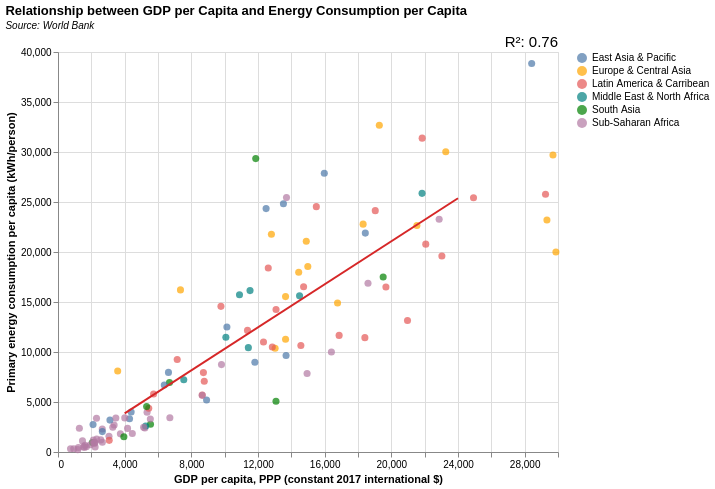

Write the Vega-Lite specification saved for this chart.
### Vega-Lite specification from a JSON file in a GitHub repository (floating-point values rounded to 4 significant figures)
{"$schema": "https://vega.github.io/schema/vega-lite/v5.json", "data": {"values": [{"": "0", "Unnamed: 0": "2", "Country": "Afghanistan", "GDP per capita, PPP (constant 2017 international $)": "2065.036235", "Code": "AFG", "Primary energy consumption per capita (kWh/person)": "945.6453857", "Region": "South Asia"}, {"": "1", "Unnamed: 0": "4", "Country": "Angola", "GDP per capita, PPP (constant 2017 international $)": "6712.021615", "Code": "AGO", "Primary energy consumption per capita (kWh/person)": "3429.592773", "Region": "Sub-Saharan Africa"}, {"": "2", "Unnamed: 0": "5", "Country": "Albania", "GDP per capita, PPP (constant 2017 international $)": "13653.20157", "Code": "ALB", "Primary energy consumption per capita (kWh/person)": "11266.25781", "Region": "Europe & Central Asia"}, {"": "3", "Unnamed: 0": "9", "Country": "Argentina", "GDP per capita, PPP (constant 2017 international $)": "22066.10101", "Code": "ARG", "Primary energy consumption per capita (kWh/person)": "20785.91406", "Region": "Latin America & Carribean"}, {"": "4", "Unnamed: 0": "10", "Country": "Armenia", "GDP per capita, PPP (constant 2017 international $)": "13653.76338", "Code": "ARM", "Primary energy consumption per capita (kWh/person)": "15538.20117", "Region": "Europe & Central Asia"}, {"": "5", "Unnamed: 0": "12", "Country": "Antigua and Barbuda", "GDP per capita, PPP (constant 2017 international $)": "21850.13341", "Code": "ATG", "Primary energy consumption per capita (kWh/person)": "31384.86328", "Region": "Latin America & Carribean"}, {"": "6", "Unnamed: 0": "15", "Country": "Azerbaijan", "GDP per capita, PPP (constant 2017 international $)": "14442.04087", "Code": "AZE", "Primary energy consumption per capita (kWh/person)": "17979.77148", "Region": "Europe & Central Asia"}, {"": "7", "Unnamed: 0": "16", "Country": "Burundi", "GDP per capita, PPP (constant 2017 international $)": "751.4434047", "Code": "BDI", "Primary energy consumption per capita (kWh/person)": "318.7487488", "Region": "Sub-Saharan Africa"}, {"": "8", "Unnamed: 0": "18", "Country": "Benin", "GDP per capita, PPP (constant 2017 international $)": "3287.309538", "Code": "BEN", "Primary energy consumption per capita (kWh/person)": "2482.886475", "Region": "Sub-Saharan Africa"}, {"": "9", "Unnamed: 0": "19", "Country": "Burkina Faso", "GDP per capita, PPP (constant 2017 international $)": "2175.50468", "Code": "BFA", "Primary energy consumption per capita (kWh/person)": "946.6964722", "Region": "Sub-Saharan Africa"}, {"": "10", "Unnamed: 0": "20", "Country": "Bangladesh", "GDP per capita, PPP (constant 2017 international $)": "5550.032778", "Code": "BGD", "Primary energy consumption per capita (kWh/person)": "2775.810303", "Region": "South Asia"}, {"": "11", "Unnamed: 0": "21", "Country": "Bulgaria", "GDP per capita, PPP (constant 2017 international $)": "23265.87692", "Code": "BGR", "Primary energy consumption per capita (kWh/person)": "30017.48633", "Region": "Europe & Central Asia"}, {"": "12", "Unnamed: 0": "24", "Country": "Bosnia and Herzegovina", "GDP per capita, PPP (constant 2017 international $)": "14896.79651", "Code": "BIH", "Primary energy consumption per capita (kWh/person)": "21068.46484", "Region": "Europe & Central Asia"}, {"": "13", "Unnamed: 0": "25", "Country": "Belarus", "GDP per capita, PPP (constant 2017 international $)": "19279.20925", "Code": "BLR", "Primary energy consumption per capita (kWh/person)": "32671.71484", "Region": "Europe & Central Asia"}, {"": "14", "Unnamed: 0": "26", "Country": "Belize", "GDP per capita, PPP (constant 2017 international $)": "7152.657414", "Code": "BLZ", "Primary energy consumption per capita (kWh/person)": "9246.844727", "Region": "Latin America & Carribean"}, {"": "15", "Unnamed: 0": "28", "Country": "Bolivia", "GDP per capita, PPP (constant 2017 international $)": "8724.474187", "Code": "BOL", "Primary energy consumption per capita (kWh/person)": "7940.383301", "Region": "Latin America & Carribean"}, {"": "16", "Unnamed: 0": "29", "Country": "Brazil", "GDP per capita, PPP (constant 2017 international $)": "14736.15606", "Code": "BRA", "Primary energy consumption per capita (kWh/person)": "16525.10938", "Region": "Latin America & Carribean"}, {"": "17", "Unnamed: 0": "30", "Country": "Barbados", "GDP per capita, PPP (constant 2017 international $)": "15499.80821", "Code": "BRB", "Primary energy consumption per capita (kWh/person)": "24536.79297", "Region": "Latin America & Carribean"}, {"": "18", "Unnamed: 0": "32", "Country": "Bhutan", "GDP per capita, PPP (constant 2017 international $)": "11864.76625", "Code": "BTN", "Primary energy consumption per capita (kWh/person)": "29338.07617", "Region": "South Asia"}, {"": "19", "Unnamed: 0": "33", "Country": "Botswana", "GDP per capita, PPP (constant 2017 international $)": "16404.44491", "Code": "BWA", "Primary energy consumption per capita (kWh/person)": "9992.323242", "Region": "Sub-Saharan Africa"}, {"": "20", "Unnamed: 0": "34", "Country": "Central African Republic", "GDP per capita, PPP (constant 2017 international $)": "946.0596566", "Code": "CAF", "Primary energy consumption per capita (kWh/person)": "328.4351196", "Region": "Sub-Saharan Africa"}, {"": "21", "Unnamed: 0": "39", "Country": "Chile", "GDP per capita, PPP (constant 2017 international $)": "24931.12188", "Code": "CHL", "Primary energy consumption per capita (kWh/person)": "25430.22656", "Region": "Latin America & Carribean"}, {"": "22", "Unnamed: 0": "40", "Country": "China", "GDP per capita, PPP (constant 2017 international $)": "15977.76383", "Code": "CHN", "Primary energy consumption per capita (kWh/person)": "27883.20898", "Region": "East Asia & Pacific"}, {"": "23", "Unnamed: 0": "41", "Country": "Cote d'Ivoire", "GDP per capita, PPP (constant 2017 international $)": "5212.554021", "Code": "CIV", "Primary energy consumption per capita (kWh/person)": "2410.60791", "Region": "Sub-Saharan Africa"}, {"": "24", "Unnamed: 0": "42", "Country": "Cameroon", "GDP per capita, PPP (constant 2017 international $)": "3742.856779", "Code": "CMR", "Primary energy consumption per capita (kWh/person)": "1814.028931", "Region": "Sub-Saharan Africa"}, {"": "25", "Unnamed: 0": "45", "Country": "Colombia", "GDP per capita, PPP (constant 2017 international $)": "14571.99095", "Code": "COL", "Primary energy consumption per capita (kWh/person)": "10647.37402", "Region": "Latin America & Carribean"}, {"": "26", "Unnamed: 0": "46", "Country": "Comoros", "GDP per capita, PPP (constant 2017 international $)": "3058.980105", "Code": "COM", "Primary energy consumption per capita (kWh/person)": "1567.063477", "Region": "Sub-Saharan Africa"}, {"": "27", "Unnamed: 0": "48", "Country": "Costa Rica", "GDP per capita, PPP (constant 2017 international $)": "20970.54415", "Code": "CRI", "Primary energy consumption per capita (kWh/person)": "13158.58984", "Region": "Latin America & Carribean"}, {"": "28", "Unnamed: 0": "56", "Country": "Djibouti", "GDP per capita, PPP (constant 2017 international $)": "5260.015344", "Code": "DJI", "Primary energy consumption per capita (kWh/person)": "2598.322998", "Region": "Middle East & North Africa"}, {"": "29", "Unnamed: 0": "57", "Country": "Dominica", "GDP per capita, PPP (constant 2017 international $)": "12329.82527", "Code": "DMA", "Primary energy consumption per capita (kWh/person)": "10994.0791", "Region": "Latin America & Carribean"}, {"": "30", "Unnamed: 0": "59", "Country": "Dominican Republic", "GDP per capita, PPP (constant 2017 international $)": "18412.89999", "Code": "DOM", "Primary energy consumption per capita (kWh/person)": "11434.63477", "Region": "Latin America & Carribean"}, {"": "31", "Unnamed: 0": "60", "Country": "Algeria", "GDP per capita, PPP (constant 2017 international $)": "11521.98421", "Code": "DZA", "Primary energy consumption per capita (kWh/person)": "16140.19629", "Region": "Middle East & North Africa"}, {"": "32", "Unnamed: 0": "66", "Country": "Ecuador", "GDP per capita, PPP (constant 2017 international $)": "11370.6033", "Code": "ECU", "Primary energy consumption per capita (kWh/person)": "12162.4834", "Region": "Latin America & Carribean"}, {"": "33", "Unnamed: 0": "72", "Country": "Ethiopia", "GDP per capita, PPP (constant 2017 international $)": "2221.404665", "Code": "ETH", "Primary energy consumption per capita (kWh/person)": "943.6289673", "Region": "Sub-Saharan Africa"}, {"": "34", "Unnamed: 0": "76", "Country": "Fiji", "GDP per capita, PPP (constant 2017 international $)": "13684.29169", "Code": "FJI", "Primary energy consumption per capita (kWh/person)": "9642.426758", "Region": "East Asia & Pacific"}, {"": "35", "Unnamed: 0": "80", "Country": "Gabon", "GDP per capita, PPP (constant 2017 international $)": "14945.85929", "Code": "GAB", "Primary energy consumption per capita (kWh/person)": "7848.57666", "Region": "Sub-Saharan Africa"}, {"": "36", "Unnamed: 0": "82", "Country": "Georgia", "GDP per capita, PPP (constant 2017 international $)": "14989.25816", "Code": "GEO", "Primary energy consumption per capita (kWh/person)": "18547.29688", "Region": "Europe & Central Asia"}, {"": "37", "Unnamed: 0": "83", "Country": "Ghana", "GDP per capita, PPP (constant 2017 international $)": "5540.045627", "Code": "GHA", "Primary energy consumption per capita (kWh/person)": "3294.342529", "Region": "Sub-Saharan Africa"}, {"": "38", "Unnamed: 0": "85", "Country": "Guinea", "GDP per capita, PPP (constant 2017 international $)": "2566.322989", "Code": "GIN", "Primary energy consumption per capita (kWh/person)": "1211.761719", "Region": "Sub-Saharan Africa"}, {"": "39", "Unnamed: 0": "87", "Country": "Guinea-Bissau", "GDP per capita, PPP (constant 2017 international $)": "1939.28951", "Code": "GNB", "Primary energy consumption per capita (kWh/person)": "721.2616577", "Region": "Sub-Saharan Africa"}, {"": "40", "Unnamed: 0": "88", "Country": "Equatorial Guinea", "GDP per capita, PPP (constant 2017 international $)": "18600.39178", "Code": "GNQ", "Primary energy consumption per capita (kWh/person)": "16879.89844", "Region": "Sub-Saharan Africa"}, {"": "41", "Unnamed: 0": "89", "Country": "Greece", "GDP per capita, PPP (constant 2017 international $)": "29698.03048", "Code": "GRC", "Primary energy consumption per capita (kWh/person)": "29698.73828", "Region": "Europe & Central Asia"}, {"": "42", "Unnamed: 0": "90", "Country": "Grenada", "GDP per capita, PPP (constant 2017 international $)": "16867.57213", "Code": "GRD", "Primary energy consumption per capita (kWh/person)": "11660.63379", "Region": "Latin America & Carribean"}, {"": "43", "Unnamed: 0": "92", "Country": "Guatemala", "GDP per capita, PPP (constant 2017 international $)": "8653.308195", "Code": "GTM", "Primary energy consumption per capita (kWh/person)": "5688.776855", "Region": "Latin America & Carribean"}, {"": "44", "Unnamed: 0": "94", "Country": "Guyana", "GDP per capita, PPP (constant 2017 international $)": "13082.18148", "Code": "GUY", "Primary energy consumption per capita (kWh/person)": "14245.79785", "Region": "Latin America & Carribean"}, {"": "45", "Unnamed: 0": "97", "Country": "Honduras", "GDP per capita, PPP (constant 2017 international $)": "5736.181633", "Code": "HND", "Primary energy consumption per capita (kWh/person)": "5802.885254", "Region": "Latin America & Carribean"}, {"": "46", "Unnamed: 0": "99", "Country": "Croatia", "GDP per capita, PPP (constant 2017 international $)": "29336.08545", "Code": "HRV", "Primary energy consumption per capita (kWh/person)": "23197.64648", "Region": "Europe & Central Asia"}, {"": "47", "Unnamed: 0": "100", "Country": "Haiti", "GDP per capita, PPP (constant 2017 international $)": "3073.32914", "Code": "HTI", "Primary energy consumption per capita (kWh/person)": "1163.586426", "Region": "Latin America & Carribean"}, {"": "48", "Unnamed: 0": "106", "Country": "Indonesia", "GDP per capita, PPP (constant 2017 international $)": "11812.10243", "Code": "IDN", "Primary energy consumption per capita (kWh/person)": "8977.151367", "Region": "East Asia & Pacific"}, {"": "49", "Unnamed: 0": "109", "Country": "India", "GDP per capita, PPP (constant 2017 international $)": "6689.365354", "Code": "IND", "Primary energy consumption per capita (kWh/person)": "6941.969727", "Region": "South Asia"}, {"": "50", "Unnamed: 0": "113", "Country": "Iraq", "GDP per capita, PPP (constant 2017 international $)": "10889.8025", "Code": "IRQ", "Primary energy consumption per capita (kWh/person)": "15723.45215", "Region": "Middle East & North Africa"}, {"": "51", "Unnamed: 0": "117", "Country": "Jamaica", "GDP per capita, PPP (constant 2017 international $)": "9777.005686", "Code": "JAM", "Primary energy consumption per capita (kWh/person)": "14562.76367", "Region": "Latin America & Carribean"}, {"": "52", "Unnamed: 0": "118", "Country": "Jordan", "GDP per capita, PPP (constant 2017 international $)": "10071.37989", "Code": "JOR", "Primary energy consumption per capita (kWh/person)": "11483.71875", "Region": "Middle East & North Africa"}, {"": "53", "Unnamed: 0": "121", "Country": "Kenya", "GDP per capita, PPP (constant 2017 international $)": "4459.210605", "Code": "KEN", "Primary energy consumption per capita (kWh/person)": "1849.1698", "Region": "Sub-Saharan Africa"}, {"": "54", "Unnamed: 0": "123", "Country": "Cambodia", "GDP per capita, PPP (constant 2017 international $)": "4388.800909", "Code": "KHM", "Primary energy consumption per capita (kWh/person)": "3994.236816", "Region": "East Asia & Pacific"}, {"": "55", "Unnamed: 0": "124", "Country": "Kiribati", "GDP per capita, PPP (constant 2017 international $)": "2102.782035", "Code": "KIR", "Primary energy consumption per capita (kWh/person)": "2738.874268", "Region": "East Asia & Pacific"}, {"": "56", "Unnamed: 0": "130", "Country": "Lebanon", "GDP per capita, PPP (constant 2017 international $)": "14493.37237", "Code": "LBN", "Primary energy consumption per capita (kWh/person)": "15613.75", "Region": "Middle East & North Africa"}, {"": "57", "Unnamed: 0": "131", "Country": "Liberia", "GDP per capita, PPP (constant 2017 international $)": "1469.763959", "Code": "LBR", "Primary energy consumption per capita (kWh/person)": "1111.514282", "Region": "Sub-Saharan Africa"}, {"": "58", "Unnamed: 0": "132", "Country": "Libya", "GDP per capita, PPP (constant 2017 international $)": "21842.61925", "Code": "LBY", "Primary energy consumption per capita (kWh/person)": "25863.94727", "Region": "Middle East & North Africa"}, {"": "59", "Unnamed: 0": "138", "Country": "Sri Lanka", "GDP per capita, PPP (constant 2017 international $)": "13079.53863", "Code": "LKA", "Primary energy consumption per capita (kWh/person)": "5072.591309", "Region": "South Asia"}, {"": "60", "Unnamed: 0": "141", "Country": "Lesotho", "GDP per capita, PPP (constant 2017 international $)": "2656.115855", "Code": "LSO", "Primary energy consumption per capita (kWh/person)": "2292.675537", "Region": "Sub-Saharan Africa"}, {"": "61", "Unnamed: 0": "148", "Country": "Morocco", "GDP per capita, PPP (constant 2017 international $)": "7546.754883", "Code": "MAR", "Primary energy consumption per capita (kWh/person)": "7223.973145", "Region": "Middle East & North Africa"}, {"": "62", "Unnamed: 0": "150", "Country": "Moldova", "GDP per capita, PPP (constant 2017 international $)": "13026.51597", "Code": "MDA", "Primary energy consumption per capita (kWh/person)": "10373.6875", "Region": "Europe & Central Asia"}, {"": "63", "Unnamed: 0": "151", "Country": "Madagascar", "GDP per capita, PPP (constant 2017 international $)": "1618.532561", "Code": "MDG", "Primary energy consumption per capita (kWh/person)": "676.539917", "Region": "Sub-Saharan Africa"}, {"": "64", "Unnamed: 0": "152", "Country": "Maldives", "GDP per capita, PPP (constant 2017 international $)": "19510.49184", "Code": "MDV", "Primary energy consumption per capita (kWh/person)": "17493.39063", "Region": "South Asia"}, {"": "65", "Unnamed: 0": "154", "Country": "Mexico", "GDP per capita, PPP (constant 2017 international $)": "19675.44067", "Code": "MEX", "Primary energy consumption per capita (kWh/person)": "16507.16992", "Region": "Latin America & Carribean"}, {"": "66", "Unnamed: 0": "157", "Country": "North Macedonia", "GDP per capita, PPP (constant 2017 international $)": "16773.04057", "Code": "MKD", "Primary energy consumption per capita (kWh/person)": "14905.75977", "Region": "Europe & Central Asia"}, {"": "67", "Unnamed: 0": "158", "Country": "Mali", "GDP per capita, PPP (constant 2017 international $)": "2321.702199", "Code": "MLI", "Primary energy consumption per capita (kWh/person)": "1289.118286", "Region": "Sub-Saharan Africa"}, {"": "68", "Unnamed: 0": "162", "Country": "Montenegro", "GDP per capita, PPP (constant 2017 international $)": "21533.93209", "Code": "MNE", "Primary energy consumption per capita (kWh/person)": "22650.16797", "Region": "Europe & Central Asia"}, {"": "69", "Unnamed: 0": "163", "Country": "Mongolia", "GDP per capita, PPP (constant 2017 international $)": "12486.07746", "Code": "MNG", "Primary energy consumption per capita (kWh/person)": "24337.97266", "Region": "East Asia & Pacific"}, {"": "70", "Unnamed: 0": "165", "Country": "Mozambique", "GDP per capita, PPP (constant 2017 international $)": "1281.780014", "Code": "MOZ", "Primary energy consumption per capita (kWh/person)": "2377.498047", "Region": "Sub-Saharan Africa"}, {"": "71", "Unnamed: 0": "166", "Country": "Mauritania", "GDP per capita, PPP (constant 2017 international $)": "5343.997921", "Code": "MRT", "Primary energy consumption per capita (kWh/person)": "3976.341797", "Region": "Sub-Saharan Africa"}, {"": "72", "Unnamed: 0": "167", "Country": "Mauritius", "GDP per capita, PPP (constant 2017 international $)": "22869.75631", "Code": "MUS", "Primary energy consumption per capita (kWh/person)": "23277.91797", "Region": "Sub-Saharan Africa"}, {"": "73", "Unnamed: 0": "168", "Country": "Malawi", "GDP per capita, PPP (constant 2017 international $)": "1537.141177", "Code": "MWI", "Primary energy consumption per capita (kWh/person)": "530.1196899", "Region": "Sub-Saharan Africa"}, {"": "74", "Unnamed: 0": "169", "Country": "Malaysia", "GDP per capita, PPP (constant 2017 international $)": "28421.46248", "Code": "MYS", "Primary energy consumption per capita (kWh/person)": "38858.89063", "Region": "East Asia & Pacific"}, {"": "75", "Unnamed: 0": "171", "Country": "Namibia", "GDP per capita, PPP (constant 2017 international $)": "9809.218482", "Code": "NAM", "Primary energy consumption per capita (kWh/person)": "8737.738281", "Region": "Sub-Saharan Africa"}, {"": "76", "Unnamed: 0": "173", "Country": "Niger", "GDP per capita, PPP (constant 2017 international $)": "1224.375135", "Code": "NER", "Primary energy consumption per capita (kWh/person)": "451.224884", "Region": "Sub-Saharan Africa"}, {"": "77", "Unnamed: 0": "174", "Country": "Nigeria", "GDP per capita, PPP (constant 2017 international $)": "5135.499469", "Code": "NGA", "Primary energy consumption per capita (kWh/person)": "2481.222412", "Region": "Sub-Saharan Africa"}, {"": "78", "Unnamed: 0": "175", "Country": "Nicaragua", "GDP per capita, PPP (constant 2017 international $)": "5445.729533", "Code": "NIC", "Primary energy consumption per capita (kWh/person)": "4371.559082", "Region": "Latin America & Carribean"}, {"": "79", "Unnamed: 0": "178", "Country": "Nepal", "GDP per capita, PPP (constant 2017 international $)": "3952.760349", "Code": "NPL", "Primary energy consumption per capita (kWh/person)": "1529.663818", "Region": "South Asia"}, {"": "80", "Unnamed: 0": "179", "Country": "Nauru", "GDP per capita, PPP (constant 2017 international $)": "13525.77285", "Code": "NRU", "Primary energy consumption per capita (kWh/person)": "24818.05273", "Region": "East Asia & Pacific"}, {"": "81", "Unnamed: 0": "184", "Country": "Pakistan", "GDP per capita, PPP (constant 2017 international $)": "5317.774364", "Code": "PAK", "Primary energy consumption per capita (kWh/person)": "4541.509766", "Region": "South Asia"}, {"": "82", "Unnamed: 0": "186", "Country": "Peru", "GDP per capita, PPP (constant 2017 international $)": "12858.3263", "Code": "PER", "Primary energy consumption per capita (kWh/person)": "10507.8457", "Region": "Latin America & Carribean"}, {"": "83", "Unnamed: 0": "187", "Country": "Philippines", "GDP per capita, PPP (constant 2017 international $)": "8914.723798", "Code": "PHL", "Primary energy consumption per capita (kWh/person)": "5204.539063", "Region": "East Asia & Pacific"}, {"": "84", "Unnamed: 0": "189", "Country": "Papua New Guinea", "GDP per capita, PPP (constant 2017 international $)": "4292.609429", "Code": "PNG", "Primary energy consumption per capita (kWh/person)": "3316.351318", "Region": "East Asia & Pacific"}, {"": "85", "Unnamed: 0": "195", "Country": "Paraguay", "GDP per capita, PPP (constant 2017 international $)": "12615.52865", "Code": "PRY", "Primary energy consumption per capita (kWh/person)": "18397.52148", "Region": "Latin America & Carribean"}, {"": "86", "Unnamed: 0": "201", "Country": "Romania", "GDP per capita, PPP (constant 2017 international $)": "29875.06277", "Code": "ROU", "Primary energy consumption per capita (kWh/person)": "20002.61523", "Region": "Europe & Central Asia"}, {"": "87", "Unnamed: 0": "203", "Country": "Rwanda", "GDP per capita, PPP (constant 2017 international $)": "2227.515571", "Code": "RWA", "Primary energy consumption per capita (kWh/person)": "499.5462341", "Region": "Sub-Saharan Africa"}, {"": "88", "Unnamed: 0": "206", "Country": "Sudan", "GDP per capita, PPP (constant 2017 international $)": "4173.566406", "Code": "SDN", "Primary energy consumption per capita (kWh/person)": "2359.674072", "Region": "Sub-Saharan Africa"}, {"": "89", "Unnamed: 0": "207", "Country": "Senegal", "GDP per capita, PPP (constant 2017 international $)": "3368.262274", "Code": "SEN", "Primary energy consumption per capita (kWh/person)": "2703.498535", "Region": "Sub-Saharan Africa"}, {"": "90", "Unnamed: 0": "209", "Country": "Solomon Islands", "GDP per capita, PPP (constant 2017 international $)": "2660.514892", "Code": "SLB", "Primary energy consumption per capita (kWh/person)": "2038.201538", "Region": "East Asia & Pacific"}, {"": "91", "Unnamed: 0": "210", "Country": "Sierra Leone", "GDP per capita, PPP (constant 2017 international $)": "1705.191452", "Code": "SLE", "Primary energy consumption per capita (kWh/person)": "528.336731", "Region": "Sub-Saharan Africa"}, {"": "92", "Unnamed: 0": "211", "Country": "El Salvador", "GDP per capita, PPP (constant 2017 international $)": "8776.119516", "Code": "SLV", "Primary energy consumption per capita (kWh/person)": "7069.96582", "Region": "Latin America & Carribean"}, {"": "93", "Unnamed: 0": "213", "Country": "Somalia", "GDP per capita, PPP (constant 2017 international $)": "1186.450871", "Code": "SOM", "Primary energy consumption per capita (kWh/person)": "235.5066681", "Region": "Sub-Saharan Africa"}, {"": "94", "Unnamed: 0": "214", "Country": "Serbia", "GDP per capita, PPP (constant 2017 international $)": "18306.78524", "Code": "SRB", "Primary energy consumption per capita (kWh/person)": "22784.41602", "Region": "Europe & Central Asia"}, {"": "95", "Unnamed: 0": "219", "Country": "Sao Tome and Principe", "GDP per capita, PPP (constant 2017 international $)": "4005.341623", "Code": "STP", "Primary energy consumption per capita (kWh/person)": "3411.550781", "Region": "Sub-Saharan Africa"}, {"": "96", "Unnamed: 0": "220", "Country": "Suriname", "GDP per capita, PPP (constant 2017 international $)": "19036.74504", "Code": "SUR", "Primary energy consumption per capita (kWh/person)": "24136.25586", "Region": "Latin America & Carribean"}, {"": "97", "Unnamed: 0": "224", "Country": "Eswatini", "GDP per capita, PPP (constant 2017 international $)": "8652.922717", "Code": "SWZ", "Primary energy consumption per capita (kWh/person)": "5678.396484", "Region": "Sub-Saharan Africa"}, {"": "98", "Unnamed: 0": "228", "Country": "Turks and Caicos Islands", "GDP per capita, PPP (constant 2017 international $)": "29251.07773", "Code": "TCA", "Primary energy consumption per capita (kWh/person)": "25774.60742", "Region": "Latin America & Carribean"}, {"": "99", "Unnamed: 0": "229", "Country": "Chad", "GDP per capita, PPP (constant 2017 international $)": "1579.626101", "Code": "TCD", "Primary energy consumption per capita (kWh/person)": "461.7154236", "Region": "Sub-Saharan Africa"}, {"": "100", "Unnamed: 0": "232", "Country": "Togo", "GDP per capita, PPP (constant 2017 international $)": "2121.899918", "Code": "TGO", "Primary energy consumption per capita (kWh/person)": "1205.38501", "Region": "Sub-Saharan Africa"}, {"": "101", "Unnamed: 0": "233", "Country": "Thailand", "GDP per capita, PPP (constant 2017 international $)": "18438.64738", "Code": "THA", "Primary energy consumption per capita (kWh/person)": "21887.79492", "Region": "East Asia & Pacific"}, {"": "102", "Unnamed: 0": "234", "Country": "Tajikistan", "GDP per capita, PPP (constant 2017 international $)": "3581.409187", "Code": "TJK", "Primary energy consumption per capita (kWh/person)": "8101.675781", "Region": "Europe & Central Asia"}, {"": "103", "Unnamed: 0": "239", "Country": "Tonga", "GDP per capita, PPP (constant 2017 international $)": "6377.35552", "Code": "TON", "Primary energy consumption per capita (kWh/person)": "6694.15332", "Region": "East Asia & Pacific"}, {"": "104", "Unnamed: 0": "243", "Country": "Tunisia", "GDP per capita, PPP (constant 2017 international $)": "11420.84973", "Code": "TUN", "Primary energy consumption per capita (kWh/person)": "10435.09375", "Region": "Middle East & North Africa"}, {"": "105", "Unnamed: 0": "246", "Country": "Tanzania", "GDP per capita, PPP (constant 2017 international $)": "2660.637451", "Code": "TZA", "Primary energy consumption per capita (kWh/person)": "977.6470337", "Region": "Sub-Saharan Africa"}, {"": "106", "Unnamed: 0": "247", "Country": "Uganda", "GDP per capita, PPP (constant 2017 international $)": "2182.899761", "Code": "UGA", "Primary energy consumption per capita (kWh/person)": "862.4026489", "Region": "Sub-Saharan Africa"}, {"": "107", "Unnamed: 0": "248", "Country": "Ukraine", "GDP per capita, PPP (constant 2017 international $)": "12804.95508", "Code": "UKR", "Primary energy consumption per capita (kWh/person)": "21768.2168", "Region": "Europe & Central Asia"}, {"": "108", "Unnamed: 0": "250", "Country": "Uruguay", "GDP per capita, PPP (constant 2017 international $)": "23032.73404", "Code": "URY", "Primary energy consumption per capita (kWh/person)": "19607.18164", "Region": "Latin America & Carribean"}, {"": "109", "Unnamed: 0": "252", "Country": "Uzbekistan", "GDP per capita, PPP (constant 2017 international $)": "7348.146883", "Code": "UZB", "Primary energy consumption per capita (kWh/person)": "16210.30371", "Region": "Europe & Central Asia"}, {"": "110", "Unnamed: 0": "257", "Country": "Vietnam", "GDP per capita, PPP (constant 2017 international $)": "10134.25903", "Code": "VNM", "Primary energy consumption per capita (kWh/person)": "12496.14648", "Region": "East Asia & Pacific"}, {"": "111", "Unnamed: 0": "258", "Country": "Vanuatu", "GDP per capita, PPP (constant 2017 international $)": "3116.594618", "Code": "VUT", "Primary energy consumption per capita (kWh/person)": "3187.939697", "Region": "East Asia & Pacific"}, {"": "112", "Unnamed: 0": "260", "Country": "Samoa", "GDP per capita, PPP (constant 2017 international $)": "6627.838501", "Code": "WSM", "Primary energy consumption per capita (kWh/person)": "7959.014648", "Region": "East Asia & Pacific"}, {"": "113", "Unnamed: 0": "263", "Country": "South Africa", "GDP per capita, PPP (constant 2017 international $)": "13709.96637", "Code": "ZAF", "Primary energy consumption per capita (kWh/person)": "25440.29297", "Region": "Sub-Saharan Africa"}, {"": "114", "Unnamed: 0": "264", "Country": "Zambia", "GDP per capita, PPP (constant 2017 international $)": "3470.435511", "Code": "ZMB", "Primary energy consumption per capita (kWh/person)": "3398.124268", "Region": "Sub-Saharan Africa"}, {"": "115", "Unnamed: 0": "265", "Country": "Zimbabwe", "GDP per capita, PPP (constant 2017 international $)": "2310.634802", "Code": "ZWE", "Primary energy consumption per capita (kWh/person)": "3374.877197", "Region": "Sub-Saharan Africa"}]}, "title": {"text": "Relationship between GDP per Capita and Energy Consumption per Capita", "subtitle": "Source: World Bank", "subtitleFontStyle": "italic", "subtitleFontSize": 10, "anchor": "start"}, "height": 400, "width": 500, "layer": [{"mark": {"type": "circle", "filled": true, "size": 50}, "encoding": {"x": {"field": "GDP per capita, PPP (constant 2017 international $)", "type": "quantitative"}, "y": {"field": "Primary energy consumption per capita (kWh/person)", "type": "quantitative"}, "color": {"field": "Region", "type": "ordinal", "scale": {"range": ["#4c78a8", "orange", "#e45756", "teal", "green", "#b279a2", "#ff9da6"]}, "legend": {"orient": "right"}, "title": null}, "tooltip": [{"field": "Country", "type": "nominal", "title": "Country"}, {"field": "GDP per capita, PPP (constant 2017 international $)", "type": "quantitative", "title": "GDP per Capita (USD)"}, {"field": "Primary energy consumption per capita (kWh/person)", "type": "quantitative", "title": "Energy Consumption per capita (kWh)"}]}}, {"mark": {"type": "line", "color": "#d62728"}, "transform": [{"regression": "Primary energy consumption per capita (kWh/person)", "on": "GDP per capita, PPP (constant 2017 international $)", "extent": [4000, 24000]}], "encoding": {"x": {"field": "GDP per capita, PPP (constant 2017 international $)", "type": "quantitative"}, "y": {"field": "Primary energy consumption per capita (kWh/person)", "type": "quantitative"}}}, {"transform": [{"regression": "Primary energy consumption per capita (kWh/person)", "on": "GDP per capita, PPP (constant 2017 international $)", "extent": [-4.5, -0.5], "params": true}, {"calculate": "'R²: '+format(datum.rSquared, '.2f')", "as": "R2"}], "mark": {"type": "text", "color": "black", "size": 15, "x": "width", "align": "right", "y": -10}, "encoding": {"text": {"type": "nominal", "field": "R2"}}}]}
